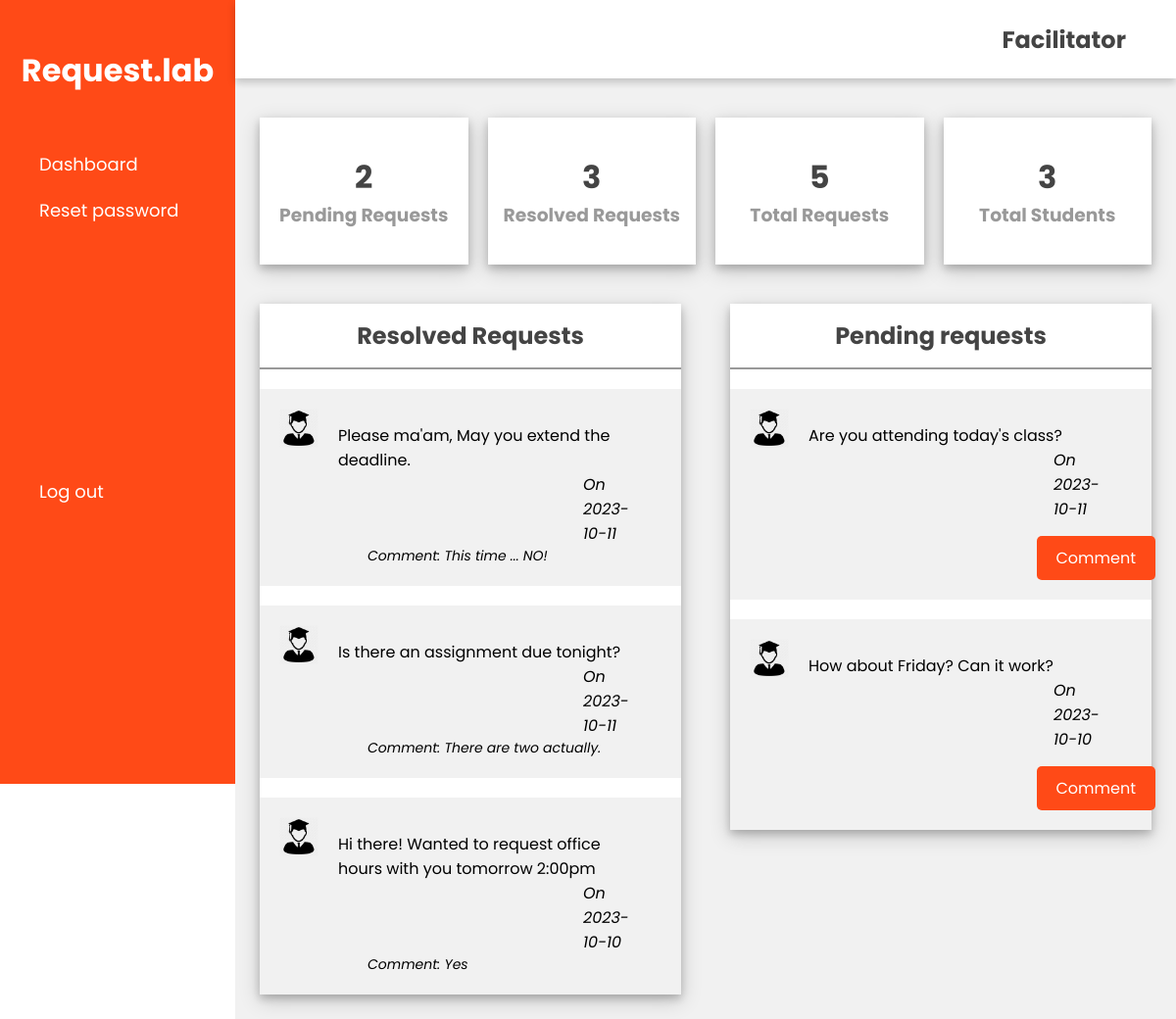
Screenshot of /staff/facilitator.php (signed in) with the database file from the repository.
### tables this page shows
CREATE TABLE `academic_request` (
  `request_id` int(11) NOT NULL,
  `request_text` text NOT NULL,
  `date_submitted` date NOT NULL,
  `comment` text DEFAULT NULL,
  `student_id` int(11) DEFAULT NULL,
  `facilitator_id` int(11) DEFAULT NULL
);

### staff/facilitator.php (the view, shortened to what this page needs)
<?php
    include_once '../includes/dbc.php';
    if (!isset($_SESSION["userId"])) {
        header("Location: ../login/login.php");
        exit();
    } else {
       $select_students = "SELECT * FROM student";
       $total_students = mysqli_query($conn , $select_students);
       $select_acad = "SELECT * FROM academic_request ORDER BY request_id DESC";
       $s = mysqli_query($conn , $select_acad);
       $total_academic = mysqli_num_rows($s);
$pending = "SELECT * FROM academic_request WHERE comment IS NULL ORDER BY request_id DESC";
$pending_requests = mysqli_query($conn , $pending);
$total_pending_requests = mysqli_num_rows($pending_requests);
$solved = "SELECT * FROM academic_request WHERE comment IS NOT NULL ORDER BY request_id DESC";
$solved_requests = mysqli_query($conn , $solved);
$total_solved_requests = mysqli_num_rows($solved_requests);
    }
?>
<!DOCTYPE html>
<html lang="en">
<head>
    <link href="../assets/css/styles.css" rel="stylesheet">
</head>
<body>
    <div class="side-menu">
        <div class="brand-name">
            <h1>Request.lab</h1>
        </div>
        <ul>
            <li><a href="#">Dashboard</a></li>
            <li><a href="../student/pwd_reset.php">Reset password</a></li>
            <li style="margin-top: 100%;"><a href="../includes/logout.php">Log out</a></li>
        </ul>
    </div>
    <div class="container">
        <div class="header">
            <div class="nav">
                <div class="user">
                    <h2 style="margin-left:85%"> Facilitator</h2>
                </div>
            </div>
        </div>
        <div class="content">
            <div class="cards">
                <div class="card">
                    <div class="box">
                    <h1><?php echo $total_pending_requests;?> </h1>
                        <h3>Pending Requests</h3>
                    </div>
                </div>
                <div class="card">
                    <div class="box">
                    <h1><?php echo $total_solved_requests;?> </h1>
                        <h3>Resolved Requests</h3>
                    </div>
                </div>
                <div class="card">
                    <div class="box">
                    <h1><?php echo $total_academic;?> </h1>
                        <h3>Total Requests</h3>
                    </div>
                </div>
                <div class="card">
                    <div class="box">
                        <h1> <?php echo mysqli_num_rows($total_students);?></h1>
                        <h3>Total Students</h3>
                    </div>
                </div>
            </div>
            <div class="content-2">
                <div class="requests">
                    <div class="title">
                        <h2>Resolved Requests</h2>
                    </div>
                    <?php
                        while($row = mysqli_fetch_assoc($solved_requests)){
                    ?>
                    <div class="my-requests">
                        <div class="student-avatar">
                            <img src="../assets/img/student.png" alt="Student avatar">
                        </div>
                        <div class="request-content">
                            <p><?php echo $row['request_text'] ?></p>
                            <p style="margin-left:250px; font-style: italic;">On <?php echo $row['date_submitted']?></p>
                            <p style="margin-left: 30px; font-style: italic; font-size:14px;">Comment: <?php echo $row['comment'] ?></p>
                        </div>
                    </div>
                    <?php
                        }
                    ?>
                </div>
                <div class="pending">
                    <div class="title">
                        <h2>Pending requests</h2>
                    </div>
                        <?php
                            while ($row = mysqli_fetch_assoc($pending_requests)) {
                                $requestID = $row['request_id'];
                                ?>
                                <div class="pending-requests">
                                    <div class="student-avatar">
                                        <img src="../assets/img/student.png" alt="Student avatar">
                                    </div>
                                    <div class="request-content">
                                        <p><?php echo $row['request_text'] ?></p>
                                        <p style="margin-left: 250px; font-style: italic;">On <?php echo $row['date_submitted'] ?></p>
                                        <a href="request_response.php?request_id=<?php echo $requestID ?>" class="btn">Comment</a>
                                    </div>
                                </div>
                                <?php
                            }
                        ?>
                </div>
            </div>
        </div>
    </div>
</body>
</html>

### assets/css/styles.css (style rules this page uses)
* { margin: 0; padding: 0; box-sizing: border-box; font-family: 'Poppins', sans-serif; }
body { min-height: 100vh; }
a { text-decoration: none; }
li { list-style: none; }
h1, h2 { color: #444; }
h3 { color: #999; }
.btn { background: #ff4a17; color: white; padding: 5px 10px; text-align: center; }
.title { display: flex; align-items: center; justify-content: space-around; padding: 15px 10px; border-bottom: 2px solid #999; }
.side-menu { position: fixed; background: #ff4a17; width: 20vw; min-height: 100vh; display: flex; flex-direction: column; }
.side-menu .brand-name { height: 18vh; display: flex; align-items: center; justify-content: center; }
.side-menu .brand-name h1 { color: #ffff; }
.side-menu li a { font-size: 18px; padding: 10px 40px; color: white; display: flex; align-items: center; }
.container { position: absolute; right: 0; width: 80vw; height: 100vh; background: #f1f1f1; }
.container .header { position: fixed; top: 0; right: 0; width: 80vw; height: 10vh; background: white; display: flex; align-items: center; justify-content: center; box-shadow: 0 4px 8px 0 rgba(0, 0, 0, 0.2); z-index: 1; }
.container .header .nav { width: 90%; display: flex; align-items: center; justify-self: center; }
.container .header .nav .user { flex: 1; display: flex; align-items: center; text-align: center; }
.container .content { position: relative; margin-top: 10vh; min-height: 90vh; background: #f1f1f1; }
.container .content .cards { padding: 20px 15px; display: flex; align-items: center; }
.container .content .cards .card { width: 250px; height: 150px; background: white; margin: 20px 10px; display: flex; align-items: center; justify-content: center; box-shadow: 0 4px 8px 0 rgba(0, 0, 0, 0.2), 0 6px 20px 0 rgba(0, 0, 0, 0.19); }
.container .content .cards .card .box h1,h3 { text-align: center; }
.container .content .content-2 { min-height: 60vh; display: flex; justify-content: space-around; align-items: flex-start; flex-wrap: wrap; }
.container .content .content-2 .requests { min-height: auto; flex: 3; background: #ffff; margin: 0 25px 25px 25px; box-shadow: 0 4px 8px 0 rgba(0, 0, 0, 0.2), 0 6px 20px 0 rgba(0, 0, 0, 0.19); display: flex; flex-direction: column; }
.container .content .content-2 .requests .my-requests { display: flex; padding: 20px; margin-top: 20px; background-color: #f1f1f1; }
.container .content .content-2 .requests .my-requests img { width: 40px; height: 40px; flex: 2; }
.container .content .content-2 .my-requests .request-content { padding: 0px 20px; }
.container .content .content-2 .pending { min-height: auto; flex: 3; background: #ffff; margin: 0 25px 25px 25px; box-shadow: 0 4px 8px 0 rgba(0, 0, 0, 0.2), 0 6px 20px 0 rgba(0, 0, 0, 0.19); display: flex; flex-direction: column; }
.container .content .content-2 .pending .pending-requests { display: flex; padding: 20px; margin-top: 20px; background-color: #f1f1f1; }
.container .content .content-2 .pending .pending-requests img { width: 40px; height: 40px; flex: 2; }
.container .content .content-2 .pending-requests .request-content { padding: 0px 20px; }
.container .content .content-2 .pending-requests .request-content a { margin-left: 75%; }
.request-content { margin-top: 15px; }
.btn { display: inline-block; margin-top: 15px; padding: 10px 20px; background-color: #ff4a17; color: #fff; text-decoration: none; border-radius: 5px; }

### rows the page displays
academic_request: request_text "Please ma'am, May you extend the deadline.", date_submitted "2023-10-11", comment "This time ... NO!"
academic_request: request_text "Is there an assignment due tonight?", date_submitted "2023-10-11", comment "There are two actually."
academic_request: request_text "Hi there! Wanted to request office hours with you tomorrow 2:00pm", date_submitted "2023-10-10", comment "Yes"
academic_request: request_text "Are you attending today's class?", date_submitted "2023-10-11"
academic_request: request_text "How about Friday? Can it work?", date_submitted "2023-10-10"

### other values shown
$total_pending_requests "2"
$total_solved_requests "3"
$total_academic "5"
mysqli_num_rows($total_students) "3"
